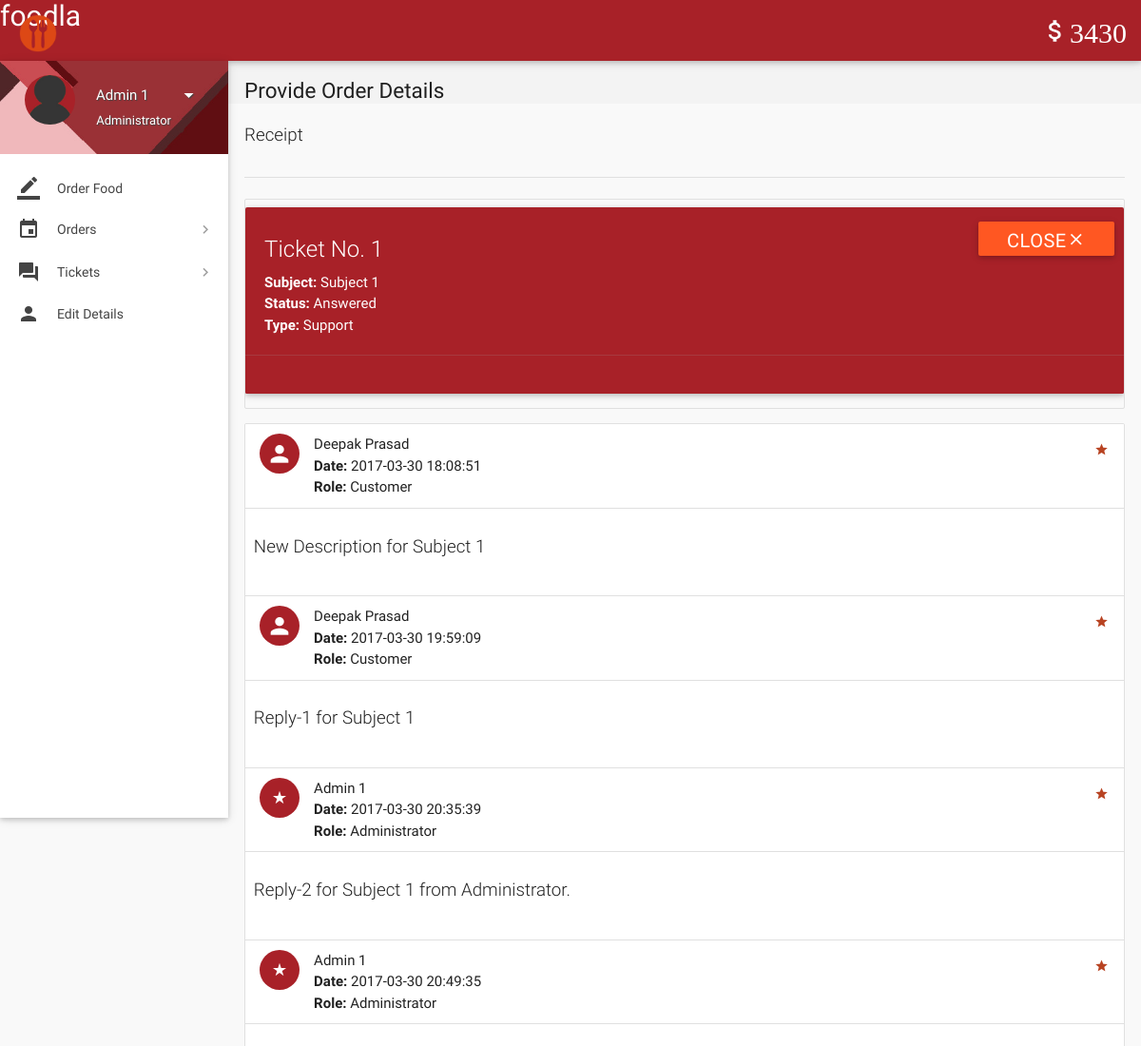
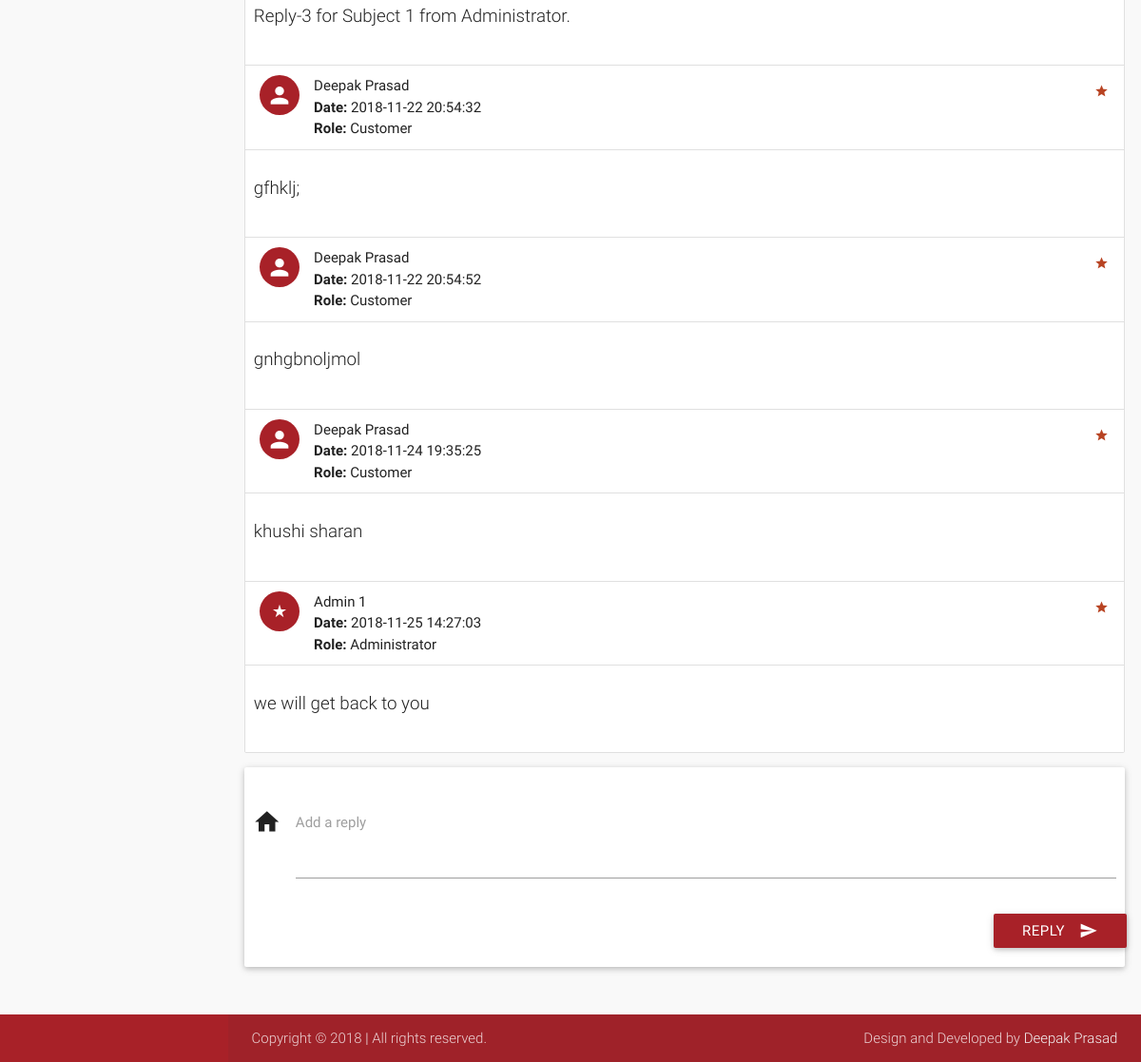
The app's page /view-ticket-admin.php?id=1 (signed in) with its own data (2 pictures, top to bottom).
### tables this page shows
CREATE TABLE `wallet_details` (
  `id` int(11) NOT NULL,
  `wallet_id` int(11) NOT NULL,
  `number` varchar(16) NOT NULL,
  `cvv` int(3) NOT NULL,
  `balance` int(11) NOT NULL DEFAULT '2000'
);

CREATE TABLE `tickets` (
  `id` int(11) NOT NULL,
  `poster_id` int(11) NOT NULL,
  `subject` varchar(100) NOT NULL,
  `description` varchar(3000) NOT NULL,
  `status` varchar(8) NOT NULL DEFAULT 'Open',
  `type` varchar(30) NOT NULL DEFAULT 'Others',
  `date` datetime NOT NULL DEFAULT CURRENT_TIMESTAMP,
  `deleted` tinyint(4) NOT NULL DEFAULT '0'
);

CREATE TABLE `ticket_details` (
  `id` int(11) NOT NULL,
  `ticket_id` int(11) NOT NULL,
  `user_id` int(11) NOT NULL,
  `description` varchar(1000) NOT NULL,
  `date` datetime NOT NULL DEFAULT CURRENT_TIMESTAMP
);

CREATE TABLE `users` (
  `id` int(11) NOT NULL,
  `role` varchar(15) NOT NULL DEFAULT 'Customer',
  `name` varchar(15) NOT NULL,
  `username` varchar(10) NOT NULL,
  `password` varchar(16) NOT NULL,
  `email` varchar(35) DEFAULT NULL,
  `address` varchar(300) DEFAULT NULL,
  `contact` bigint(11) NOT NULL,
  `verified` tinyint(1) NOT NULL DEFAULT '0',
  `deleted` tinyint(4) NOT NULL DEFAULT '0'
);

### includes/wallet.php (called while the page is built)
<?php
$user_id=$_SESSION['user_id'];
$sql = mysqli_query($con, "SELECT * FROM wallet where customer_id = $user_id");
while($row1 = mysqli_fetch_array($sql)){
$wallet_id = $row1['id'];
}
$sql = mysqli_query($con, "SELECT * FROM wallet_details where wallet_id = $wallet_id");
while($row1 = mysqli_fetch_array($sql)){
$balance = $row1['balance'];
}
?>

### includes/connect.php (called while the page is built, shortened)
<?php
if(isset($_SESSION['name'])){
$name = $_SESSION['name'];
$role = $_SESSION['role'];}
?>

### view-ticket-admin.php (the view, shortened to what this page needs)
<?php
include 'includes/connect.php';
include 'includes/wallet.php';
$continue=0;
if($_SESSION['admin_sid']==session_id())
{
		$ticket_id = $_GET['id'];
		$sql1 = "SELECT * FROM tickets WHERE id = $ticket_id;";
		if(mysqli_num_rows(mysqli_query($con,$sql1))>0){
			$row  = $con->query($sql1)->fetch_assoc();
			$type = $row['type'];
			$subject = $row['subject'];
			$status = $row['status'];
			$continue=1;
		}
		else
			$continue = 0;
}
if($continue){
?>
<!DOCTYPE html>
<html lang="en">
<head>
  <link href="css/materialize.min.css" type="text/css" rel="stylesheet" media="screen,projection">
  <link href="css/style.min.css" type="text/css" rel="stylesheet" media="screen,projection">
  <link href="css/custom/custom.min.css" type="text/css" rel="stylesheet" media="screen,projection">
  <link href="js/plugins/perfect-scrollbar/perfect-scrollbar.css" type="text/css" rel="stylesheet" media="screen,projection">
</head>
<body>
  <header id="header" class="page-topbar">
        <div class="navbar-fixed">
            <nav class="navbar-color">
                <div class="nav-wrapper">
                    <ul class="left">
											<li><h1 class="logo-wrapper"><a href="index.php" class="brand-logo darken-1"><img src="images/logo.png" style="height:40px;width:40px;"alt="logo"></a> <span>foodla</span></h1></li>
                    </ul>
                    <ul class="right hide-on-med-and-down">
                        <li><a href="#" class="waves-effect waves-block waves-light"><i class="mdi-editor-attach-money"><?php echo $balance;?></i></a>
                        </li>
                    </ul>
                </div>
            </nav>
        </div>
  </header>
  <div id="main">
    <div class="wrapper">
      <aside id="left-sidebar-nav">
        <ul id="slide-out" class="side-nav fixed leftside-navigation">
            <li class="user-details cyan darken-2">
            <div class="row">
                <div class="col col s4 m4 l4">
                    <img src="images/avatar.jpg" alt="" class="circle responsive-img valign profile-image">
                </div>
                <div class="col col s8 m8 l8">
                    <a class="btn-flat dropdown-button waves-effect waves-light white-text profile-btn" href="#" data-activates="profile-dropdown"><?php echo $name;?> <i class="mdi-navigation-arrow-drop-down right"></i></a>
                    <p class="user-roal"><?php echo $role;?></p>
                </div>
            </div>
            </li>
            <li class="bold"><a href="index.php" class="waves-effect waves-cyan"><i class="mdi-editor-border-color"></i> Order Food</a>
            </li>
                <li class="no-padding">
                    <ul class="collapsible collapsible-accordion">
                        <li class="bold"><a class="collapsible-header waves-effect waves-cyan"><i class="mdi-editor-insert-invitation"></i> Orders</a>
                        </li>
                    </ul>
                </li>
                 <li class="no-padding">
                    <ul class="collapsible collapsible-accordion">
                        <li class="bold"><a class="collapsible-header waves-effect waves-cyan"><i class="mdi-action-question-answer"></i> Tickets</a>
                        </li>
                    </ul>
                </li>
            <li class="bold"><a href="details.php" class="waves-effect waves-cyan"><i class="mdi-social-person"></i> Edit Details</a>
            </li>
        </ul>
        </aside>
      <section id="content">
        <div id="breadcrumbs-wrapper">
          <div class="container">
            <div class="row">
              <div class="col s12 m12 l12">
                <h5 class="breadcrumbs-title">Provide Order Details</h5>
              </div>
            </div>
          </div>
        </div>
        <div class="container">
          <p class="caption">Receipt</p>
          <div class="divider"></div>
<div class="section">
                                <?php
								echo '<ul id="task-card" class="collection with-header">
									<div id="card-alert" class="card cyan">
										<div class="card-content white-text">
										<span class="card-title white-text darken-1">Ticket No. '.$ticket_id.'</span>
										<p><strong>Subject: </strong>'.$subject.'</p>
										<p><strong>Status: </strong>'.$status.'</p>
										<p><strong>Type: </strong>'.$type.'</p>
										</div>
										<div class="card-action cyan">
										<form method="post" action="routers/ticket-status.php">
										<input type="hidden" name="ticket_id" value="'.$ticket_id.'">
										<input type="hidden" name="status" value="'.($status != 'Closed' ? 'Closed' : 'Open').'">
										<button class="waves-effect waves-light deep-orange btn white-text" type="submit" name="action">'
										.($status != 'Closed' ? 'Close<i class="mdi-navigation-close"></i>' : 'Reopen<i class="mdi-navigation-check"></i>').'
										</button>
										</form>
										</div>
									</div>
                                </ul>';
								echo '<ul id="issues-collection" class="collection">';
								$sql1 = mysqli_query($con, "SELECT * from ticket_details WHERE ticket_id = $ticket_id;");
								while($row1 = mysqli_fetch_array($sql1)){
									$sql2 = "SELECT * FROM users WHERE id = ".$row1['user_id'].";";
									if(mysqli_num_rows(mysqli_query($con,$sql2))>0){
										$row2  = $con->query($sql2)->fetch_assoc();
										$name = $row2['name'];
										$role1 = $row2['role'];
									}
								  echo '
								  <li class="collection-item avatar">
									  <i class="'.($role1=='Administrator' ? 'mdi-action-star-rate' : 'mdi-social-person').' cyan circle"></i>
									  <span class="collection-header"> '.$name.'</span>
									  <p><strong>Date:</strong> '.$row1['date'].'</p>
									  <p><strong>Role:</strong> '.$role1.'</p>
									  <a href="#" class="secondary-content">
									  <i class="mdi-action-grade"></i></a>
								  </li>
								  <li class="collection-item">
									  <div class="row">
									  <p class="caption">'.$row1['description'].'</p>
									  </div>
									  </li>';
								}
							  echo '</ul>';
							  if($status != 'Closed'){
							  echo '
							  <div class="card-panel">
                  <div class="row">
                    <form class="formValidate" id="formValidate" method="post" action="routers/ticket-message.php" novalidate="novalidate" class="col s12">
                      <div class="row">
					  <input type="hidden" name="role" value="'.$role.'">
					  <input type="hidden" name="ticket_id" value="'.$ticket_id.'">
                        <div class="input-field col s12">
                          <i class="mdi-action-home prefix"></i>
                          <textarea name="message" id="message" class="materialize-textarea validate" data-error=".errorTxt1"></textarea>
                          <label for="message" class="">Add a reply</label>
						  <div class="errorTxt1"></div>
                        </div>
                        <div class="row">
                          <div class="input-field col s12">
                            <button class="btn cyan waves-effect waves-light right" type="submit" name="action">Reply
                              <i class="mdi-content-send right"></i>
                            </button>
                          </div>
                        </div>
                      </div>
                    </form>
                  </div>
                </div>';
							  }
								?>
          </div>
              </div>
            </div>
        </div>
  <footer class="page-footer">
    <div class="footer-copyright">
      <div class="container">
        <span>Copyright © 2018 <a class="grey-text text-lighten-4" href="#" target="_blank"> | </a> All rights reserved.</span>
        <span class="right"> Design and Developed by <a class="grey-text text-lighten-4" href="#">Deepak Prasad</a></span>
        </div>
    </div>
  </footer>
</body>
</html>
<?php
	}
?>

### records on screen
wallet_details: balance "3430"
tickets: subject "Subject 1", status "Answered", type "Support"
ticket_details: user.name "Deepak Prasad", date "2017-03-30 18:08:51", user.role "Customer", description "New Description for Subject 1"
ticket_details: user.name "Deepak Prasad", date "2017-03-30 19:59:09", user.role "Customer", description "Reply-1 for Subject 1"
ticket_details: user.name "Admin 1", date "2017-03-30 20:35:39", user.role "Administrator", description "Reply-2 for Subject 1 from Administrator."
ticket_details: user.name "Admin 1", date "2017-03-30 20:49:35", user.role "Administrator", description "Reply-3 for Subject 1 from Administrator."
ticket_details: user.name "Deepak Prasad", date "2018-11-22 20:54:32", user.role "Customer", description "gfhklj;"
ticket_details: user.name "Deepak Prasad", date "2018-11-22 20:54:52", user.role "Customer", description "gnhgbnoljmol"
ticket_details: user.name "Deepak Prasad", date "2018-11-24 19:35:25", user.role "Customer", description "khushi sharan"
ticket_details: user.name "Admin 1", date "2018-11-25 14:27:03", user.role "Administrator", description "we will get back to you"

### other values on screen
$name "Admin 1"
$role "Administrator"
$ticket_id "1"
